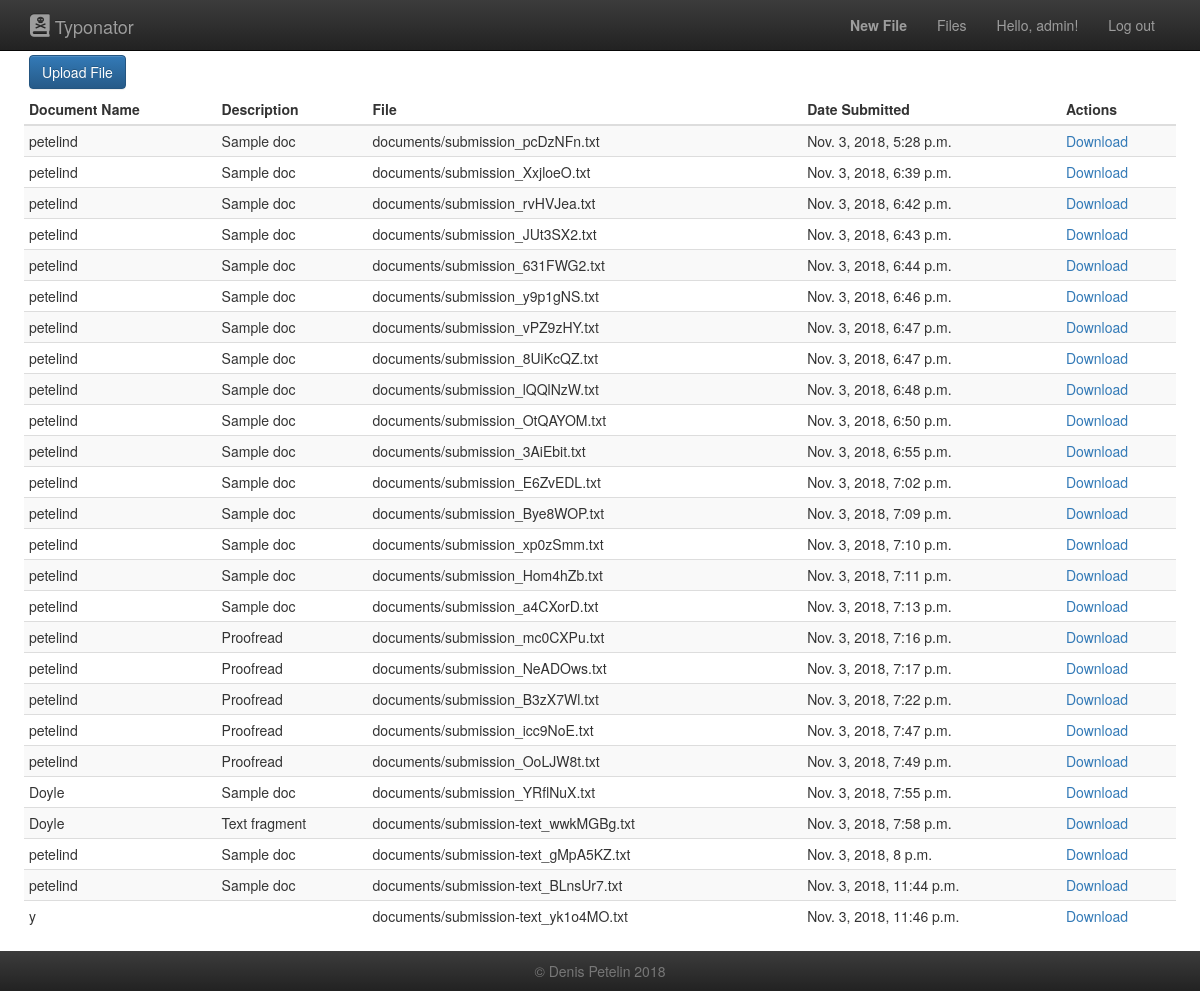
Page /home (signed in) on the committed database.
### SpellChecker/models.py (models this page shows)
class Document(models.Model):
    name = models.CharField(max_length=255)
    description = models.CharField(max_length=1024, blank=True)
    document = models.FileField(upload_to='documents/', validators=[validate_file_contents])
    user = models.ForeignKey(User, related_name='owner', on_delete=models.CASCADE)
    uploaded_at = models.DateTimeField(auto_now_add=True)
    objects = DocumentsQuerySet.as_manager()

### SpellChecker/views.py (the view)
# urls.py: 2. Add a URL to urlpatterns:  path('', views.home, name='home')
@login_required
def home(request):
    if request.user.is_authenticated:
        user_docs = Document.objects.get_documents_for(request.user)
        return render(request, 'files.html',
                      {'documents': user_docs})
    else:
        return redirect('welcome')

### SpellChecker/models.py (called while the page is built)
    def get_documents_for(self, user):
        assert isinstance(user, User)
        return self.filter(user=user)

### templates/files.html (shortened to what this page needs)
{% extends 'base.html' %}
{% block content %}
<body>
<div class="row mt-5">
    <div>
        <a id="btnNewSubmission" class="btn btn-primary m-5" href="{% url 'new_submission' %}">Upload File</a>
    </div>
    <div id="documentsContainer">
        <table id="listDocuments" class="table table-striped table-condensed mt-5">
        <thead class="">
            <th>Document Name</th>
            <th>Description</th>
            <th>File</th>
            <th>Date Submitted</th>
            <th>Actions</th>
        </thead>
        <tbody>
            {% for document in documents %}
            <tr>
                <td>{{document.name}}</td>
                <td>{{document.description}}</td>
                <td>{{document.document}}</td>
                <td>{{document.uploaded_at}}</td>
                <td><a href="{% url 'download' path=document.document%}">Download</a></td>
            </tr>
            {% endfor %}
        </tbody>
        </table>
    </div>
</div>
</body>
{% endblock %}

### templates/base.html (shortened to what this page needs)
{% load staticfiles %}
<!doctype html>
<html class="no-js" lang="en-us">
    <head>
        <link rel="stylesheet" href="{% static 'css/bootstrap.min.css' %}">
        <link rel="stylesheet" href="{% static 'css/bootstrap-theme.min.css' %}">
        <link rel="stylesheet" href="{% static 'css/main.css' %}">
        <link rel="stylesheet" href="https://use.fontawesome.com/releases/v5.5.0/css/all.css"
>
    </head>
    <body>
    <nav class="navbar navbar-inverse navbar-fixed-top" role="navigation">
      <div class="container">
        <div class="navbar-header">
            <a class="navbar-brand" href="{% url 'welcome'%}"><i class="fa fa-book-dead" style="font-size: 1.25em;"></i>  Typonator</a>
        </div>
        <div id="navbar-nav" class="navbar-collapse navbar-right collapse ">
            <a class="navbar-text text-primary" href="{% url 'new_submission' %}"><strong>New File</strong></a>
            <a class="navbar-text" href="{% url 'home' %}">Files</a></li>
            {% if user.is_authenticated %}
                <span id="hello" class="navbar-text">Hello, {{ user.username }}!</span>
                <a id="logout" class="navbar-text" href="{% url 'user_logout' %}">Log out</a>
            {% else %}
                <a id="signup" class="navbar-text" href="{% url 'signup' %}">Register</a>
                <a id="login" class="navbar-text" href="{% url 'user_login' %}">Log in</a>
            {% endif %}
        </div>
      </div>
    </nav>
    <div class="container-fluid" style="max-width: 96%">
    {% block content %}
    {% endblock %}
    </div>
      <footer class="navbar-inverse navbar-fixed-bottom">
          <p class="text-center text-muted mt-10" >&copy; Denis Petelin 2018</p>
      </footer>
    </body>
</html>

### static/css/main.css (style rules this page uses)
.mt-10 { margin-top: 10px !important; }
.m-5 { margin-top: 5px !important; margin-right: 5px !important; margin-left: 5px !important; margin-bottom: 5px !important; }

### templates/base.html (style rules this page uses)
body { padding-top: 50px; padding-bottom: 20px; }

### rows in the picture
Document: name "petelind", description "Sample doc", document "documents/submission_pcDzNFn.txt", uploaded_at "Nov. 3, 2018, 5:28 p.m."
Document: name "petelind", description "Sample doc", document "documents/submission_XxjloeO.txt", uploaded_at "Nov. 3, 2018, 6:39 p.m."
Document: name "petelind", description "Sample doc", document "documents/submission_rvHVJea.txt", uploaded_at "Nov. 3, 2018, 6:42 p.m."
Document: name "petelind", description "Sample doc", document "documents/submission_JUt3SX2.txt", uploaded_at "Nov. 3, 2018, 6:43 p.m."
Document: name "petelind", description "Sample doc", document "documents/submission_631FWG2.txt", uploaded_at "Nov. 3, 2018, 6:44 p.m."
Document: name "petelind", description "Sample doc", document "documents/submission_y9p1gNS.txt", uploaded_at "Nov. 3, 2018, 6:46 p.m."
Document: name "petelind", description "Sample doc", document "documents/submission_vPZ9zHY.txt", uploaded_at "Nov. 3, 2018, 6:47 p.m."
Document: name "petelind", description "Sample doc", document "documents/submission_8UiKcQZ.txt", uploaded_at "Nov. 3, 2018, 6:47 p.m."
Document: name "petelind", description "Sample doc", document "documents/submission_lQQlNzW.txt", uploaded_at "Nov. 3, 2018, 6:48 p.m."
Document: name "petelind", description "Sample doc", document "documents/submission_OtQAYOM.txt", uploaded_at "Nov. 3, 2018, 6:50 p.m."
Document: name "petelind", description "Sample doc", document "documents/submission_3AiEbit.txt", uploaded_at "Nov. 3, 2018, 6:55 p.m."
Document: name "petelind", description "Sample doc", document "documents/submission_E6ZvEDL.txt", uploaded_at "Nov. 3, 2018, 7:02 p.m."
Document: name "petelind", description "Sample doc", document "documents/submission_Bye8WOP.txt", uploaded_at "Nov. 3, 2018, 7:09 p.m."
Document: name "petelind", description "Sample doc", document "documents/submission_xp0zSmm.txt", uploaded_at "Nov. 3, 2018, 7:10 p.m."
Document: name "petelind", description "Sample doc", document "documents/submission_Hom4hZb.txt", uploaded_at "Nov. 3, 2018, 7:11 p.m."
Document: name "petelind", description "Sample doc", document "documents/submission_a4CXorD.txt", uploaded_at "Nov. 3, 2018, 7:13 p.m."
Document: name "petelind", description "Proofread", document "documents/submission_mc0CXPu.txt", uploaded_at "Nov. 3, 2018, 7:16 p.m."
Document: name "petelind", description "Proofread", document "documents/submission_NeADOws.txt", uploaded_at "Nov. 3, 2018, 7:17 p.m."
Document: name "petelind", description "Proofread", document "documents/submission_B3zX7Wl.txt", uploaded_at "Nov. 3, 2018, 7:22 p.m."
Document: name "petelind", description "Proofread", document "documents/submission_icc9NoE.txt", uploaded_at "Nov. 3, 2018, 7:47 p.m."
Document: name "petelind", description "Proofread", document "documents/submission_OoLJW8t.txt", uploaded_at "Nov. 3, 2018, 7:49 p.m."
Document: name "Doyle", description "Sample doc", document "documents/submission_YRflNuX.txt", uploaded_at "Nov. 3, 2018, 7:55 p.m."
Document: name "Doyle", description "Text fragment", document "documents/submission-text_wwkMGBg.txt", uploaded_at "Nov. 3, 2018, 7:58 p.m."
Document: name "petelind", description "Sample doc", document "documents/submission-text_gMpA5KZ.txt", uploaded_at "Nov. 3, 2018, 8 p.m."
Document: name "petelind", description "Sample doc", document "documents/submission-text_BLnsUr7.txt", uploaded_at "Nov. 3, 2018, 11:44 p.m."
Document: name "y", document "documents/submission-text_yk1o4MO.txt", uploaded_at "Nov. 3, 2018, 11:46 p.m."

### other values in the picture
{{ user.username }} "admin"
